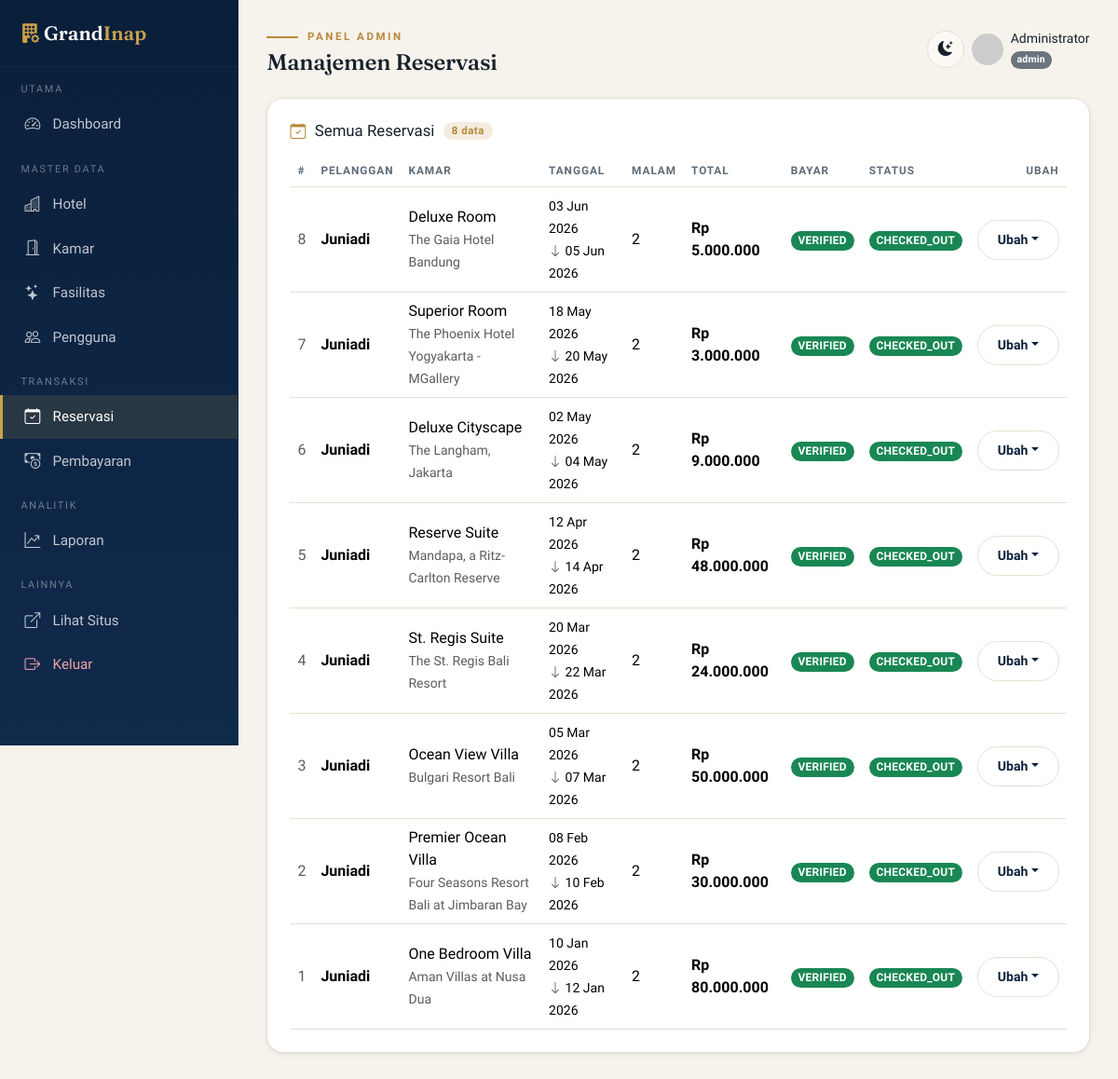
The page /reservationadmin (signed in) on the database its author committed.
### tables this page shows
CREATE TABLE reservations (
    id          INT AUTO_INCREMENT PRIMARY KEY,
    user_id     INT NOT NULL,
    room_id     INT NOT NULL,
    check_in    DATE NOT NULL,
    check_out   DATE NOT NULL,
    guests      INT NOT NULL DEFAULT 1,
    nights      INT NOT NULL,
    total_price DECIMAL(12,2) NOT NULL,
    status      ENUM('pending','confirmed','checked_in','checked_out','cancelled') NOT NULL DEFAULT 'pending',
    created_at  TIMESTAMP DEFAULT CURRENT_TIMESTAMP,
    FOREIGN KEY (user_id) REFERENCES users(id) ON DELETE CASCADE,
    FOREIGN KEY (room_id) REFERENCES rooms(id) ON DELETE CASCADE
);

CREATE TABLE users (
    id         INT AUTO_INCREMENT PRIMARY KEY,
    name       VARCHAR(100) NOT NULL,
    email      VARCHAR(120) NOT NULL UNIQUE,
    password   VARCHAR(255) NOT NULL,          
    role       ENUM('admin','customer') NOT NULL DEFAULT 'customer',
    phone      VARCHAR(20)  DEFAULT NULL,
    photo      VARCHAR(255) DEFAULT NULL,
    created_at TIMESTAMP DEFAULT CURRENT_TIMESTAMP
);

CREATE TABLE rooms (
    id          INT AUTO_INCREMENT PRIMARY KEY,
    hotel_id    INT NOT NULL,
    name        VARCHAR(120) NOT NULL,
    type        ENUM('Deluxe','Suite','Presidential Suite','Standard') NOT NULL DEFAULT 'Deluxe',
    price       DECIMAL(12,2) NOT NULL,
    capacity    INT NOT NULL DEFAULT 2,
    description TEXT,
    photo       VARCHAR(255) DEFAULT NULL,
    status      ENUM('available','maintenance') NOT NULL DEFAULT 'available',
    created_at  TIMESTAMP DEFAULT CURRENT_TIMESTAMP,
    FOREIGN KEY (hotel_id) REFERENCES hotels(id) ON DELETE CASCADE
);

CREATE TABLE hotels (
    id          INT AUTO_INCREMENT PRIMARY KEY,
    name        VARCHAR(150) NOT NULL,
    city        VARCHAR(100) NOT NULL,
    address     TEXT,
    star        TINYINT NOT NULL DEFAULT 5,
    description TEXT,
    photo       VARCHAR(255) DEFAULT NULL,
    created_at  TIMESTAMP DEFAULT CURRENT_TIMESTAMP
);

CREATE TABLE payments (
    id             INT AUTO_INCREMENT PRIMARY KEY,
    reservation_id INT NOT NULL,
    amount         DECIMAL(12,2) NOT NULL,
    method         VARCHAR(60) DEFAULT 'Transfer Bank',
    proof          VARCHAR(255) DEFAULT NULL,   
    status         ENUM('unpaid','waiting','verified','rejected') NOT NULL DEFAULT 'unpaid',
    note           VARCHAR(255) DEFAULT NULL,
    paid_at        TIMESTAMP NULL DEFAULT NULL,
    verified_at    TIMESTAMP NULL DEFAULT NULL,
    created_at     TIMESTAMP DEFAULT CURRENT_TIMESTAMP,
    FOREIGN KEY (reservation_id) REFERENCES reservations(id) ON DELETE CASCADE
);

### app/controllers/Reservationadmin.php (called while the page is built, shortened)
<?php
class Reservationadmin extends Controller
{
    private $model;
    public function __construct() { requireAdmin(); $this->model = $this->model('Reservation'); }
    public function index()
    {
        $this->view('admin/reservations_index', [
            'title'        => 'Manajemen Reservasi',
            'reservations' => $this->model->all(),
        ]);
    }
}

### app/core/Router.php (called while the page is built, shortened)
<?php
class Router
{
    private $method     = 'index';
    public function dispatch()
    {
        $url = isset($_GET['url']) ? trim($_GET['url'], '/') : '';
        $url = filter_var($url, FILTER_SANITIZE_URL);
        $parts = $url !== '' ? explode('/', $url) : [];
        unset($parts[0]);
        $controller = new $this->controller();
        unset($parts[1]);
        $this->params = $parts ? array_values($parts) : [];
        call_user_func_array([$controller, $this->method], $this->params);
    }
}

### index.php (called while the page is built, shortened)
<?php
require_once APPROOT . '/core/Database.php';
require_once APPROOT . '/core/helpers.php';
require_once APPROOT . '/core/Router.php';
$router = new Router();
$router->dispatch();

### app/core/Database.php (called while the page is built, shortened)
<?php
class Database
{
    private $pdo;
    private $stmt;
    public function __construct()
    {
        $dsn = 'mysql:host=' . DB_HOST . ';dbname=' . DB_NAME . ';charset=utf8mb4';
        $options = [
            PDO::ATTR_ERRMODE            => PDO::ERRMODE_EXCEPTION,
            PDO::ATTR_DEFAULT_FETCH_MODE => PDO::FETCH_OBJ,
            PDO::ATTR_EMULATE_PREPARES   => false,
        ];
        try {
            $this->pdo = new PDO($dsn, DB_USER, DB_PASS, $options);
        } catch (PDOException $e) {
            die('Koneksi database gagal: ' . $e->getMessage());
        }
    }
    public function query($sql)
    {
        $this->stmt = $this->pdo->prepare($sql);
        return $this;
    }
    public function execute()  { return $this->stmt->execute(); }
    public function resultSet(){ $this->execute(); return $this->stmt->fetchAll(); }
}

### app/models/Reservation.php (called while the page is built, shortened)
<?php
class Reservation
{
    private $db;
    public function __construct() { $this->db = new Database(); }
    public function all()
    {
        return $this->db->query('SELECT res.*, r.name AS room_name, h.name AS hotel_name,
                                        u.name AS customer_name, p.status AS payment_status
                                 FROM reservations res
                                 JOIN rooms r  ON res.room_id = r.id
                                 JOIN hotels h ON r.hotel_id = h.id
                                 JOIN users u  ON res.user_id = u.id
                                 LEFT JOIN payments p ON p.reservation_id = res.id
                                 ORDER BY res.created_at DESC')->resultSet();
    }
}

### app/views/admin/reservations_index.php (the view, shortened to what this page needs)
<?php require_once APPROOT . '/views/layouts/admin_header.php'; ?>
<div class="card p-3 p-md-4">
    <div class="page-tools">
        <h6 class="title"><i class="bi bi-calendar-check text-brass"></i> Semua Reservasi
            <span class="count-chip"><?= count($reservations) ?> data</span></h6>
    </div>
    <?php if (empty($reservations)): ?>
        <div class="empty-state"><i class="bi bi-calendar-x"></i><p class="mt-2 mb-0">Belum ada reservasi masuk.</p></div>
    <?php else: ?>
    <div class="table-responsive">
    <table class="table table-hover align-middle mb-0">
        <thead><tr><th>#</th><th>Pelanggan</th><th>Kamar</th><th>Tanggal</th><th>Malam</th><th>Total</th><th>Bayar</th><th>Status</th><th class="text-end">Ubah</th></tr></thead>
        <tbody>
        <?php foreach ($reservations as $r): ?>
            <tr>
                <td class="text-muted"><?= $r->id ?></td>
                <td><strong><?= e($r->customer_name) ?></strong></td>
                <td><?= e($r->room_name) ?><br><small class="text-muted"><?= e($r->hotel_name) ?></small></td>
                <td><small><?= date('d M Y', strtotime($r->check_in)) ?><br><i class="bi bi-arrow-down text-muted"></i> <?= date('d M Y', strtotime($r->check_out)) ?></small></td>
                <td><?= $r->nights ?></td>
                <td><strong><?= rupiah($r->total_price) ?></strong></td>
                <td><?= $r->payment_status ? statusBadge($r->payment_status) : '<span class="text-muted small">-</span>' ?></td>
                <td><?= statusBadge($r->status) ?></td>
                <td class="text-end">
                    <div class="dropdown">
                        <button class="btn btn-outline-dark btn-sm dropdown-toggle" data-bs-toggle="dropdown">Ubah</button>
                    </div>
                </td>
            </tr>
        <?php endforeach; ?>
        </tbody>
    </table>
    </div>
    <?php endif; ?>
</div>
<?php require_once APPROOT . '/views/layouts/admin_footer.php'; ?>

### app/core/helpers.php (shortened to what this page needs)
<?php
function e($str) { return htmlspecialchars($str ?? '', ENT_QUOTES, 'UTF-8'); }
function rupiah($angka) {
    return 'Rp ' . number_format((float)$angka, 0, ',', '.');
}
function statusBadge($status) {
    $map = [
        'pending'     => 'secondary', 'confirmed'   => 'info',
        'checked_in'  => 'primary',   'checked_out' => 'success',
        'cancelled'   => 'danger',
        'unpaid'      => 'secondary', 'waiting'     => 'warning',
        'verified'    => 'success',   'rejected'    => 'danger',
        'available'   => 'success',   'maintenance' => 'warning',
    ];
    $color = $map[$status] ?? 'dark';
    return '<span class="badge bg-' . $color . ' text-uppercase">' . e($status) . '</span>';
}

### public/assets/css/app.css (style rules this page uses)
:root { --gi-ink: #0A1F3A; --gi-ink-2: #102A4C; --gi-brass: #B8893B; --gi-brass-2: #C9A24B; --gi-champagne: #E7D6AE; --gi-bg: #F6F3EC; --gi-surface: #FFFFFF; --gi-surface-2: #FBF9F4; --gi-text: #16202B; --gi-muted: #5D6B79; --gi-line: #E7E0D2; --gi-radius: 18px; --gi-radius-sm: 12px; --gi-radius-pill:999px; --gi-shadow-sm: 0 1px 2px rgba(10,31,58,.06), 0 2px 8px rgba(10,31,58,.05); --gi-shadow: 0 6px 24px rgba(10,31,58,.10); --gi-shadow-lg: 0 18px 50px rgba(10,31,58,.18); --gi-ease: cubic-bezier(.22,.61,.36,1); --font-display: "Fraunces", Georgia, "Times New Roman", serif; --font-sans: "Plus Jakarta Sans", system-ui, -apple-system, Segoe UI, Roboto, sans-serif; --bs-body-bg: var(--gi-bg); --bs-body-color: var(--gi-text); --bs-body-font-family: var(--font-sans); --bs-primary: var(--gi-ink); --bs-border-color: var(--gi-line); --bs-link-color: var(--gi-brass); --bs-link-hover-color: var(--gi-ink); }
* { scroll-behavior: smooth; }
body { font-family: var(--font-sans); background: var(--gi-bg); color: var(--gi-text); -webkit-font-smoothing: antialiased; text-rendering: optimizeLegibility; }
.text-brass { color: var(--gi-brass) !important; }
.btn { border-radius: var(--gi-radius-pill); font-weight: 600; padding:.62rem 1.3rem; transition: transform .15s var(--gi-ease), box-shadow .2s, background .2s; }
.card { background: var(--gi-surface); border: 1px solid var(--gi-line); border-radius: var(--gi-radius); box-shadow: var(--gi-shadow-sm); }
.table { --bs-table-bg: transparent; color: var(--gi-text); vertical-align: middle; }
.table > :not(caption) > * > * { border-color: var(--gi-line); }
.table thead th { font-size:.74rem; text-transform:uppercase; letter-spacing:.08em; color:var(--gi-muted); font-weight:700; border-bottom:1px solid var(--gi-line); }
.badge { font-weight:600; letter-spacing:.02em; padding:.4em .65em; border-radius:999px; }
.admin-body { background: var(--gi-bg); }
.btn-outline-dark { --bs-btn-color: var(--gi-ink); --bs-btn-border-color: var(--gi-line); --bs-btn-hover-bg: var(--gi-ink); --bs-btn-hover-border-color: var(--gi-ink); }
.page-tools { display:flex; align-items:center; justify-content:space-between; gap:1rem; margin-bottom:1rem; flex-wrap:wrap; }
.page-tools .title { display:flex; align-items:center; gap:.6rem; margin:0; font-size:1.05rem; }
.count-chip { font-family: var(--font-sans); font-weight:700; font-size:.72rem; letter-spacing:.04em; background: color-mix(in srgb, var(--gi-brass) 16%, transparent); color: var(--gi-brass); padding:.18rem .55rem; border-radius:999px; }
html { scroll-behavior: smooth; }
* { scrollbar-width: thin; scrollbar-color: rgba(184,137,59,.55) transparent; }
.card { transition: box-shadow .3s var(--gi-ease), transform .3s var(--gi-ease), border-color .3s var(--gi-ease); }

### rows shown on the page
reservations: id "8", user.name "Juniadi", room.name "Deluxe Room", hotels.name "The Gaia Hotel Bandung", check_in "03 Jun 2026", check_out "05 Jun 2026", nights "2", total_price "Rp 5.000.000", payments.status "VERIFIED CHECKED_OUT"
reservations: id "7", user.name "Juniadi", room.name "Superior Room", hotels.name "The Phoenix Hotel Yogyakarta - MGallery", check_in "18 May 2026", check_out "20 May 2026", nights "2", total_price "Rp 3.000.000", payments.status "VERIFIED CHECKED_OUT"
reservations: id "6", user.name "Juniadi", room.name "Deluxe Cityscape", hotels.name "The Langham, Jakarta", check_in "02 May 2026", check_out "04 May 2026", nights "2", total_price "Rp 9.000.000", payments.status "VERIFIED CHECKED_OUT"
reservations: id "5", user.name "Juniadi", room.name "Reserve Suite", hotels.name "Mandapa, a Ritz-Carlton Reserve", check_in "12 Apr 2026", check_out "14 Apr 2026", nights "2", total_price "Rp 48.000.000", payments.status "VERIFIED CHECKED_OUT"
reservations: id "4", user.name "Juniadi", room.name "St. Regis Suite", hotels.name "The St. Regis Bali Resort", check_in "20 Mar 2026", check_out "22 Mar 2026", nights "2", total_price "Rp 24.000.000", payments.status "VERIFIED CHECKED_OUT"
reservations: id "3", user.name "Juniadi", room.name "Ocean View Villa", hotels.name "Bulgari Resort Bali", check_in "05 Mar 2026", check_out "07 Mar 2026", nights "2", total_price "Rp 50.000.000", payments.status "VERIFIED CHECKED_OUT"
reservations: id "2", user.name "Juniadi", room.name "Premier Ocean Villa", hotels.name "Four Seasons Resort Bali at Jimbaran Bay", check_in "08 Feb 2026", check_out "10 Feb 2026", nights "2", total_price "Rp 30.000.000", payments.status "VERIFIED CHECKED_OUT"
reservations: id "1", user.name "Juniadi", room.name "One Bedroom Villa", hotels.name "Aman Villas at Nusa Dua", check_in "10 Jan 2026", check_out "12 Jan 2026", nights "2", total_price "Rp 80.000.000", payments.status "VERIFIED CHECKED_OUT"

### other values the page prints
$label "UTAMA"
$m[0] "Dashboard"
$label "MASTER DATA"
$m[0] "Hotel"
$m[0] "Kamar"
$m[0] "Fasilitas"
$m[0] "Pengguna"
$label "TRANSAKSI"
$m[0] "Reservasi"
$m[0] "Pembayaran"
$label "ANALITIK"
$m[0] "Laporan"
$title "Manajemen Reservasi"
currentUser()['name'] "Administrator"
count($reservations) "8"
